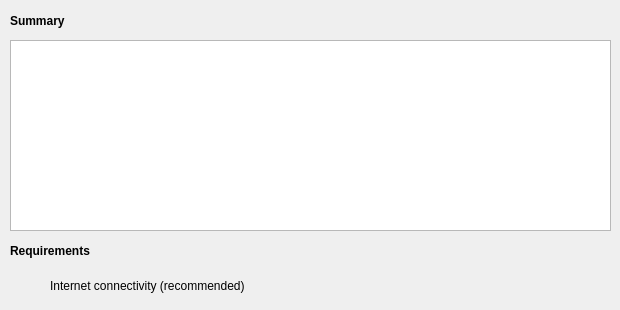
       <widget class="QWidget" name="summaryPage">
        <widget class="QTextEdit" name="summaryTextEdit">
         <property name="geometry">
          <rect>
           <x>10</x>
           <y>40</y>
           <width>601</width>
           <height>191</height>
          </rect>
         </property>
         <property name="html">
          <string>&lt;!DOCTYPE HTML PUBLIC &quot;-//W3C//DTD HTML 4.0//EN&quot; &quot;http://www.w3.org/TR/REC-html40/strict.dtd&quot;&gt;
&lt;html&gt;&lt;head&gt;&lt;meta name=&quot;qrichtext&quot; content=&quot;1&quot; /&gt;&lt;style type=&quot;text/css&quot;&gt;
p, li { white-space: pre-wrap; }
&lt;/style&gt;&lt;/head&gt;&lt;body style=&quot; font-family:'Sans'; font-size:10pt; font-weight:400; font-style:normal;&quot;&gt;
&lt;p style=&quot;-qt-paragraph-type:empty; margin-top:0px; margin-bottom:0px; margin-left:0px; margin-right:0px; -qt-block-indent:0; text-indent:0px; font-family:'Droid Sans';&quot;&gt;&lt;br /&gt;&lt;/p&gt;&lt;/body&gt;&lt;/html&gt;</string>
         </property>
         <property name="textInteractionFlags">
          <set>Qt::TextSelectableByKeyboard|Qt::TextSelectableByMouse</set>
         </property>
        </widget>
        <widget class="QWidget" name="verticalLayoutWidget_26">
         <property name="geometry">
          <rect>
           <x>10</x>
           <y>10</y>
           <width>211</width>
           <height>21</height>
          </rect>
         </property>
         <layout class="QVBoxLayout" name="verticalLayout_26">
          <item>
           <widget class="QLabel" name="label_14">
            <property name="font">
             <font>
              <weight>75</weight>
              <bold>true</bold>
             </font>
            </property>
            <property name="text">
             <string>Summary</string>
            </property>
           </widget>
          </item>
         </layout>
        </widget>
        <widget class="QWidget" name="verticalLayoutWidget_27">
         <property name="geometry">
          <rect>
           <x>10</x>
           <y>240</y>
           <width>211</width>
           <height>21</height>
          </rect>
         </property>
         <layout class="QVBoxLayout" name="verticalLayout_27">
          <item>
           <widget class="QLabel" name="label_15">
            <property name="font">
             <font>
              <weight>75</weight>
              <bold>true</bold>
             </font>
            </property>
            <property name="text">
             <string>Requirements</string>
            </property>
           </widget>
          </item>
         </layout>
        </widget>
        <widget class="QWidget" name="verticalLayoutWidget_28">
         <property name="geometry">
          <rect>
           <x>20</x>
           <y>270</y>
           <width>31</width>
           <height>31</height>
          </rect>
         </property>
         <layout class="QVBoxLayout" name="verticalLayout_28">
          <item>
           <widget class="QLabel" name="connectivityIcon">
            <property name="layoutDirection">
             <enum>Qt::LeftToRight</enum>
            </property>
            <property name="text">
             <string/>
            </property>
            <property name="pixmap">
             <pixmap resource="qt_resources.qrc">:/actions/icons/actions/dialog-no-2.png</pixmap>
            </property>
            <property name="alignment">
             <set>Qt::AlignCenter</set>
            </property>
           </widget>
          </item>
         </layout>
        </widget>
        <widget class="QWidget" name="verticalLayoutWidget_34">
         <property name="geometry">
          <rect>
           <x>50</x>
           <y>270</y>
           <width>411</width>
           <height>31</height>
          </rect>
         </property>
         <layout class="QVBoxLayout" name="verticalLayout_34">
          <item>
           <widget class="QLabel" name="label_19">
            <property name="text">
             <string>Internet connectivity (recommended)</string>
            </property>
           </widget>
          </item>
         </layout>
        </widget>
       </widget>
